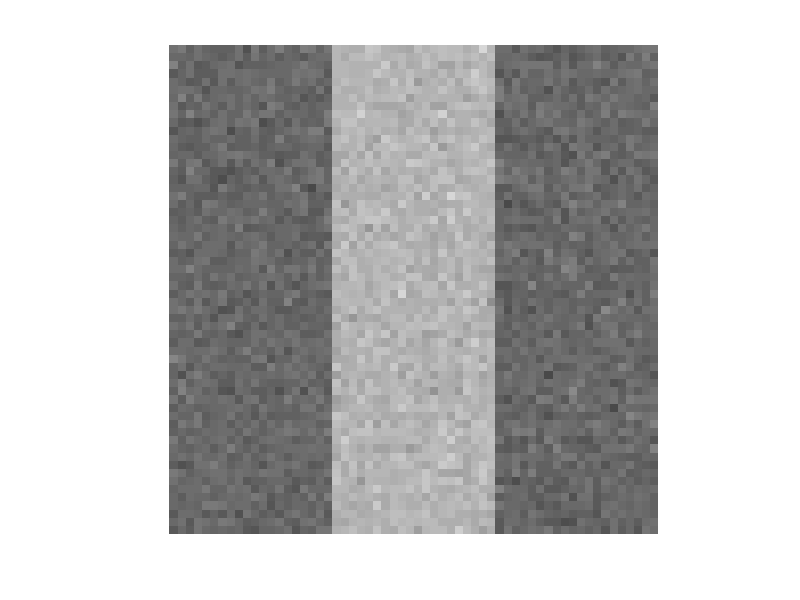

Reproduce this figure in MATLAB.
% height =4;
% rectNorm3 = zeros(height,6);
% rectNorm3(:,1:2) = -1*ones(height,2);
% rectNorm3(:,3:4) = ones(height,2);
% rectNorm3(:,5:6) = -1*ones(height,2);
% figure; a = imagesc(rectNorm3); colormap gray; axis off; axis image;
% set(gcf, 'Color', BACKGROUNDCOLOR);
% l = line([.5 6.5 6.5 .5 .5], [.5 .5 height+.5 height+.5 .5]);
% set(l, 'Color', [0 0 0], 'LineWidth', 3);
% set(gca, 'Position', [0 0 1 1]);
% g= text( 1, 2.5 , '$\frac{A_2}{2}$');
% set(g,'String','$\frac{A_2}{2}$','Interpreter','latex', 'FontSize', 70,'Color', [1 1 1])
% h = text( 3.2, 2.5  , 'A_1', 'FontSize', 50);
% k= text( 5, 2.5 , '$\frac{A_2}{2}$');
% set(k,'String','$\frac{A_2}{2}$','Interpreter','latex', 'FontSize', 70,'Color', [1 1 1])
% % for i = 1:length(h)
% %     set(g(i), 'Color', [1 1 1], 'FontSize', 70);
% %     set(h(i),  'FontSize', 70);
% %     set(k(i), 'Color', [1 1 1], 'FontSize', 70);
% % end
% savetopdf('f3_haar3.pdf');



S = zeros(60,50);
S(:,1:20) = 105;
S(:,21:40) = 180;
S(:,41:60) = 105;
S = S + round(10*randn(size(S)));

figure; imshow(uint8(S));